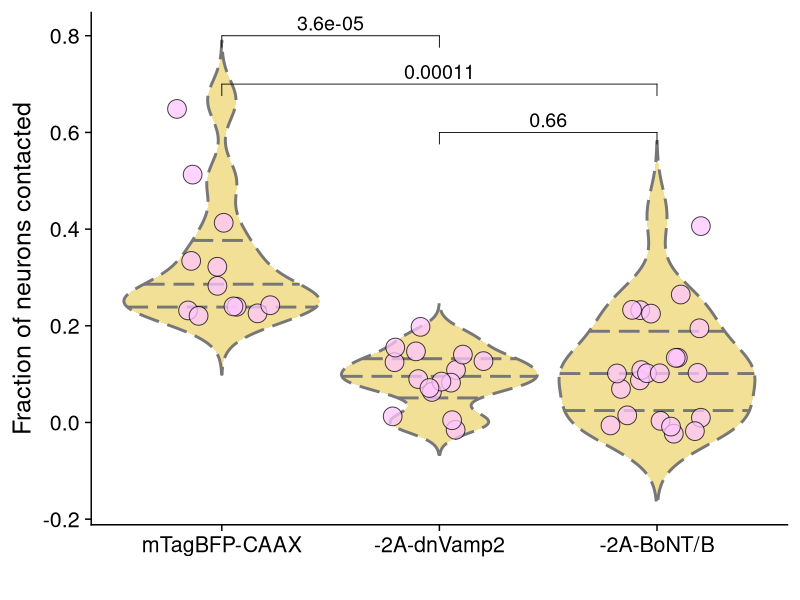
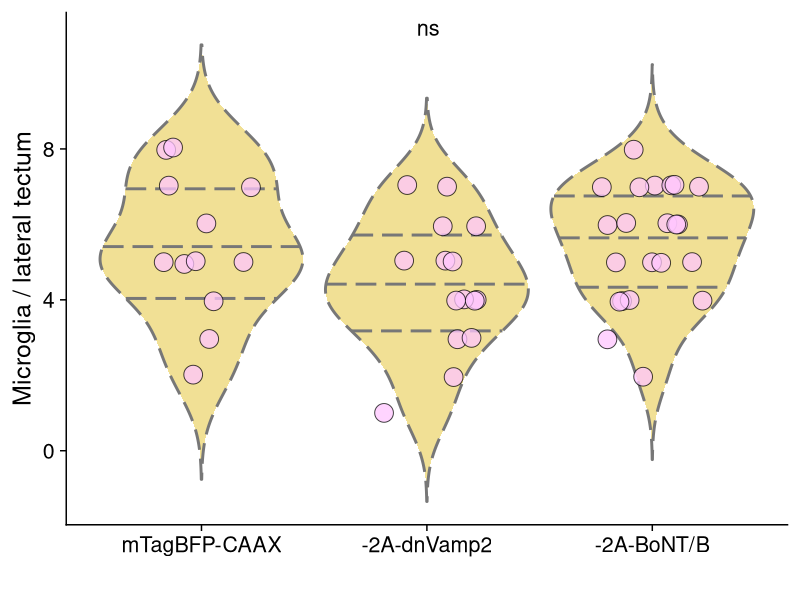

The R source for these figures, in order:
## ---- chunk 1
knitr::opts_chunk$set(echo = TRUE)
## ---- chunk 2
library(tidyverse)
library(ggpubr)
library(cowplot)
library(colorspace)
## ---- chunk 3
theme_set(theme_cowplot(font_size =18))
## ---- chunk 4
contact_activity <- read_csv('bfp-bonts-dnvamp2-microglia-contact-tidy.csv')
View(contact_activity)
## ---- chunk 5
contact_activity <- contact_activity %>% mutate(fraction_contacted = n_cont_neurons / n_neurons) %>% mutate(fract_cont_mic_norm = n_cont_neurons/n_neurons/n_microglia)
## ---- chunk 6
contact_activity$fluor <- contact_activity$fluor %>% fct_relevel("mTagBFP-CAAX","-2A-dnVamp2", "-2A-BoNT/B")
## ---- chunk 7
multcompscontact <- compare_means(data=contact_activity, fraction_contacted~fluor, method = "wilcox.test", p.adjust.method = "holm") 
statsize<-5
multcompscontact
## ---- chunk 8

ggplot(contact_activity, aes(x=fluor, y=fraction_contacted))+
  geom_violin(aes(x=fluor, y=fraction_contacted), fill = "#E3C22D", color= "#777777", size=1, alpha=0.5, linetype="longdash", scale="width", trim=FALSE, draw_quantiles = c(0.25, 0.5, 0.75))+
  geom_jitter(width=0.23, height=0.025, shape=21, size=6, alpha=0.75, fill="#FFC5FF")+
  scale_fill_manual(values= c("#FFC5FF", "#FFC5FF", "#FFC5FF"))+

  stat_pvalue_manual(multcompscontact, size=statsize, y.position = c(.8,.7,.6))+ #calls stats from previous chunk (mult comp)
  
  theme(legend.position = "none")+
  labs(x = " ", y= "Fraction of neurons contacted")
#ggsave('fraction-contacted.png', dpi=300, width=6.5, height=4.5)
## ---- chunk 9
ggplot(contact_activity, aes(x=fluor, y=n_microglia, fill=fluor))+
  geom_violin(aes(x=fluor, y=n_microglia), fill = "#E3C22D", color= "#777777", size=1, alpha=0.5, linetype="longdash", scale="width", trim=FALSE, draw_quantiles = c(0.25, 0.5, 0.75))+
  geom_jitter(width=0.225, height=0.05, shape=21, size=6, alpha=0.75)+
  scale_fill_manual(values= c("#FFC5FF", "#FFC5FF", "#FFC5FF"))+
  stat_compare_means(inherit.aes=FALSE, aes(x=fluor, y=n_microglia), method = "kruskal.test", label = "p.signif", label.x=1.975, label.y=11, size=5.5)+
  theme(legend.position = "none")+
  labs(x = " ", y= "Microglia / lateral tectum")
#ggsave('microglia-per-tectum.png', dpi=300, width=6.5, height=4.5)
## ---- chunk 10
contact_activity %>% group_by(fluor) %>% summarize(sum_neurons = sum(n_neurons), sum_mg = sum(n_microglia))
